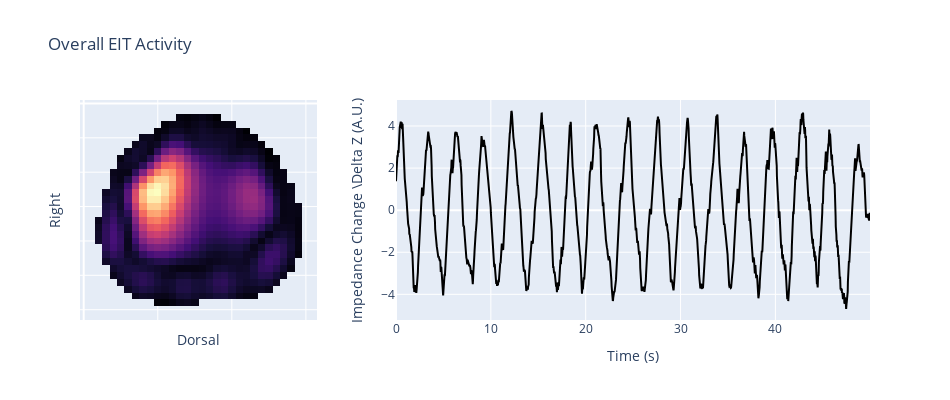

Source (notebook cell):
### Code cell
# plot input data
fig = make_subplots(rows=1, cols=2, column_widths=[1, 2])
fig.update_layout(width=950, height=400)

fig.add_trace(go.Heatmap(z=np.std(imgs_eit, axis=-1), zmin=0, 
                         showscale=False, colorscale='magma'), row=1, col=1)
fig.update_yaxes(title='Right', showticklabels=False, autorange="reversed", row=1, col=1)
fig.update_xaxes(title='Dorsal', showticklabels=False, row=1, col=1)
fig.update_layout(title='Overall EIT Activity')

fig.add_trace(go.Scatter(x=t, y=np.nansum(imgs_eit, axis=(0, 1)), 
                         name='Overall Sum Signal', line_color='black'), row=1, col=2)
fig.update_xaxes(title='Time (s)', row=1, col=2)
fig.update_yaxes(title='Impedance Change \Delta Z (A.U.)', row=1, col=2)

### Figure 1 — Plotly figure (JSON) as saved in the notebook; plotly's stock layout.template omitted (floating-point values rounded to 4 significant figures; data arrays with more than 128 entries replaced by an {"elided": "..."} marker saying what was removed)
{"data": [{"colorscale": [[0, "#000004"], [0.1111, "#180f3d"], [0.2222, "#440f76"], [0.3333, "#721f81"], [0.4444, "#9e2f7f"], [0.5556, "#cd4071"], [0.6667, "#f1605d"], [0.7778, "#fd9668"], [0.8889, "#feca8d"], [1, "#fcfdbf"]], "showscale": false, "type": "heatmap", "xaxis": "x", "yaxis": "y", "z": {"elided": "32x32 float values"}, "zmin": 0}, {"line": {"color": "black"}, "name": "Overall Sum Signal", "type": "scatter", "x": {"elided": "2384 float values"}, "xaxis": "x2", "y": {"elided": "2384 float values"}, "yaxis": "y2"}], "layout": {"height": 400, "title": {"text": "Overall EIT Activity"}, "width": 950, "xaxis": {"anchor": "y", "autorange": true, "domain": [0, 0.3], "range": [-0.5, 31.5], "showticklabels": false, "title": {"text": "Dorsal"}}, "xaxis2": {"anchor": "y2", "autorange": true, "domain": [0.4, 1], "range": [0, 49.97], "title": {"text": "Time (s)"}, "type": "linear"}, "yaxis": {"anchor": "x", "autorange": true, "domain": [0, 1], "range": [31.5, -0.5], "showticklabels": false, "title": {"text": "Right"}}, "yaxis2": {"anchor": "x2", "autorange": true, "domain": [0, 1], "range": [-5.22, 5.238], "title": {"text": "Impedance Change \\Delta Z (A.U.)"}, "type": "linear"}}}
